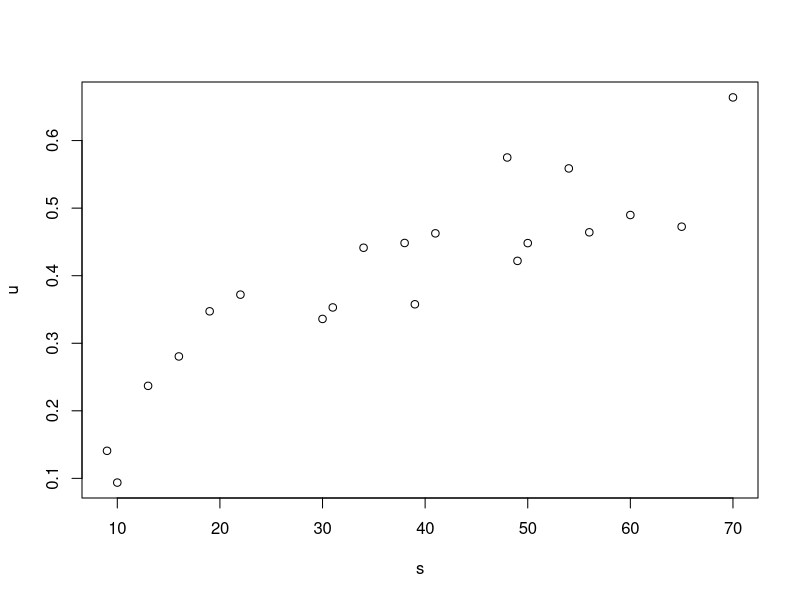
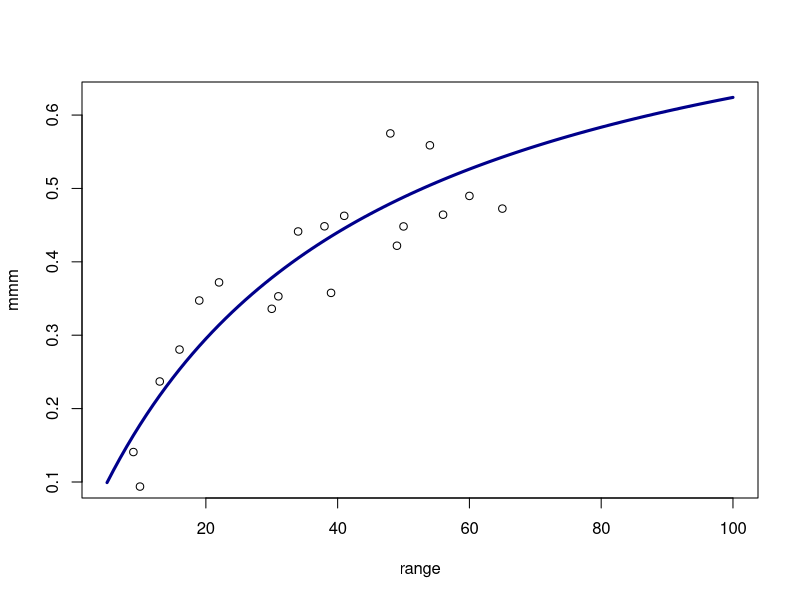

These figures' R source, in order:
## ---- chunk 1
knitr::opts_chunk$set(echo = TRUE)
## ---- chunk 2
umax <- 1
ks <- 50 
sig <- 0.05
## ---- chunk 3
# I want my variable S in the Michaelis-Menten formula to go from 5 to 100. 
set.seed(40)
#making a range of values that s could be pulled from. 
range <- seq(from=5, to =100, by =1)
#taking a subset of x values for s, 
s <- sample(x= range, size =20)
#making a random variable, e, to represent error points of this normal distributed data set. 
e <- rnorm(n=20, mean=0, sd =0.05)
#now inputting the M-M formula to produce u values from these s values 
u <- (umax*s/(ks+s))+e
#Plotting my fake data that follows a M-M curve. 
plot(s,u)
## ---- chunk 4
mmlike <- function(P, u, s) { 
  uhat <- P[1]*s /(P[2]+s)
  like <- -sum(dnorm(x=u, mean = uhat, sd = P[3], log =T))
  return(like)
}
#P[1] equals Umax, P[2] equals Ks and P[3] equals the given sigma standard deviation
## ---- chunk 5
mmout <- nlm(mmlike, p= c(1,2,3), u, s)
mmout

#P[3] is still in log format, so it must be exponentiation: 
#exp(-2.8722265)
## ---- chunk 6
#summary()
## ---- chunk 7
#making a line for my Michaelis-Menten model 
mmm <- 0.865*range/(38.61+range)
plot(range, mmm, type ='l', lwd = 3, col = "darkblue")
points(s,u)

